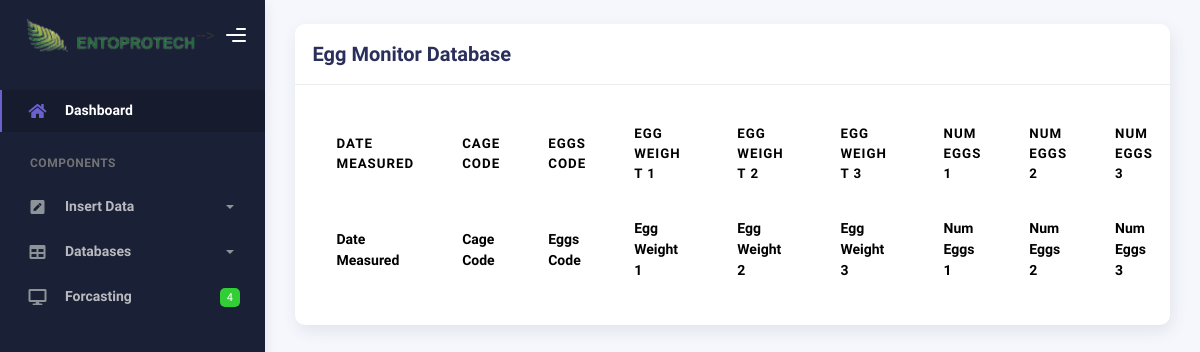
The app's page /table1, older data.
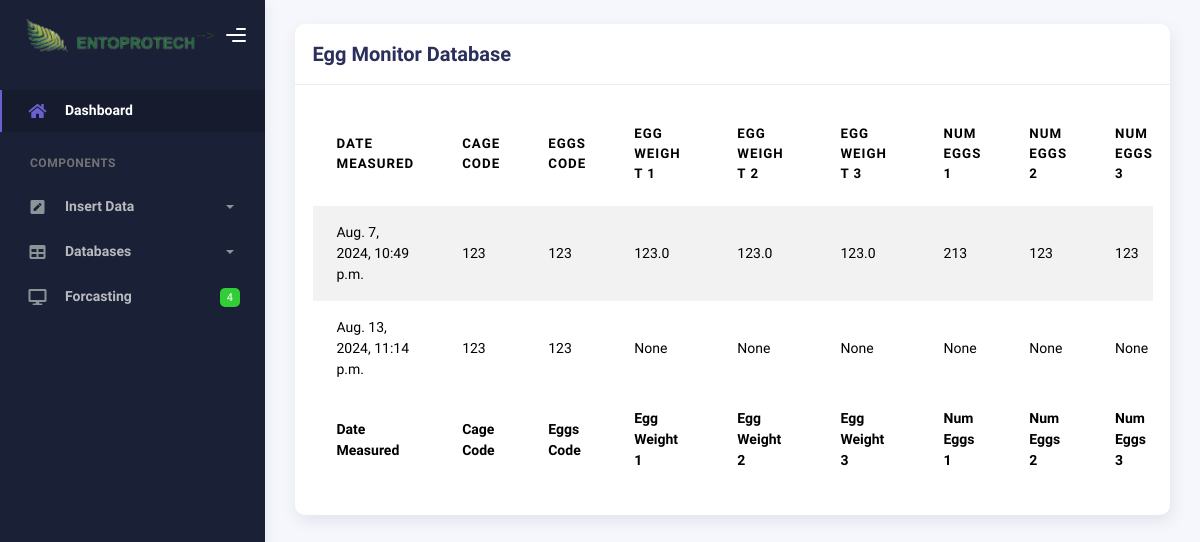
The same page, newer data.
### BFSapp/models.py (models this page shows)
class EggMonitor(models.Model):
    date_measure = models.DateTimeField()
    passed_hours = models.FloatField()
    cage_code = models.CharField(max_length=100)
    eggs_code = models.CharField(max_length=100)
    egg_weight_1 = models.FloatField(null=True, blank=True)
    egg_weight_2 = models.FloatField(null=True, blank=True)
    egg_weight_3 = models.FloatField(null=True, blank=True)
    num_eggs_1 = models.IntegerField(null=True, blank=True)
    num_eggs_2 = models.IntegerField(null=True, blank=True)
    num_eggs_3 = models.IntegerField(null=True, blank=True)
    avg_single_weight = models.FloatField(null=True, blank=True)
    rsd_single_weight = models.FloatField(null=True, blank=True)
    total_eggs_weight = models.IntegerField(null=True, blank=True)
    added_eggs = models.FloatField(null=True, blank=True)
    fertile_eggs_1 = models.IntegerField(null=True, blank=True)
    fertile_eggs_2 = models.IntegerField(null=True, blank=True)
    fertile_eggs_3 = models.IntegerField(null=True, blank=True)
    infertile_eggs_1 = models.IntegerField(null=True, blank=True)
    infertile_eggs_2 = models.IntegerField(null=True, blank=True)
    infertile_eggs_3 = models.IntegerField(null=True, blank=True)
    fertelity_percentage = models.FloatField(null=True, blank=True)
    rsd_fertelity_percentage = models.FloatField(null=True, blank=True)
    target_density = models.IntegerField(null=True, blank=True)
    amount_of_added_eggs = models.FloatField(null=True, blank=True)
    incubation_temp = models.CharField(max_length=50, null=True, blank=True)
    incubation_tube = models.CharField(max_length=50, null=True, blank=True)
    comments = models.CharField(max_length=50, null=True, blank=True)

### BFSapp/views.py (the view)
# urls.py: path("table1", views.get_table1, name="get_table1"),
def get_table1(request):
    all_eggs_monitors = EggMonitor.objects.all()
    data = []
    for item in all_eggs_monitors:
        row_dict = {
            'col1': item.date_measure,
            'col2': item.cage_code,
            'col3': item.eggs_code,
            'col4': item.egg_weight_1,
            'col5': item.egg_weight_2,
            'col6': item.egg_weight_3,
            'col7': item.num_eggs_1,
            'col8': item.num_eggs_2,
            'col9': item.num_eggs_3,
            'col10': item.avg_single_weight,
            'col11': item.rsd_single_weight,
            'col12': item.total_eggs_weight,
            'col13': item.added_eggs,
            'col14': item.fertile_eggs_1,
            'col15': item.fertile_eggs_2,
            'col16': item.fertile_eggs_3,
            'col17': item.infertile_eggs_1,
            'col18': item.infertile_eggs_2,
            'col19': item.infertile_eggs_3,
            'col20': item.fertelity_percentage,
            'col21': item.rsd_fertelity_percentage,
            'col22': item.target_density,
            'col23': item.amount_of_added_eggs,
            'col24': item.incubation_temp,
            'col25': item.incubation_tube,
            'col26': item.comments,
        }
        data.append(row_dict)
    return render(request, 'table1.html', {'data_from_server': data})

### BFSapp/templates/table1.html (shortened to what this page needs)
<!DOCTYPE html>
<html lang="en">
  <head>
    {% load static %}
  </head>
  <body>
    <div class="main-panel">
      <div class="page-inner">
        <div class="row">
          <div class="col-md-12">
            <div class="card">
              <div class="card-header">
                <h4 class="card-title">Egg Monitor Database</h4>
              </div>
              <div class="card-body">
                <div class="table-responsive">
                  <table
                    id="multi-filter-select"
                    class="display table table-striped table-hover"
                  >
                    <thead>
                      <tr>
                        <th>Date Measured</th>
                        <th>Cage Code</th>
                        <th>Eggs Code</th>
                        <th>Egg Weight 1</th>
                        <th>Egg Weight 2</th>
                        <th>Egg Weight 3</th>
                        <th>Num Eggs 1</th>
                        <th>Num Eggs 2</th>
                        <th>Num Eggs 3</th>
                      </tr>
                    </thead>
                    <tfoot>
                      <tr>
                        <th>Date Measured</th>
                        <th>Cage Code</th>
                        <th>Eggs Code</th>
                        <th>Egg Weight 1</th>
                        <th>Egg Weight 2</th>
                        <th>Egg Weight 3</th>
                        <th>Num Eggs 1</th>
                        <th>Num Eggs 2</th>
                        <th>Num Eggs 3</th>
                      </tr>
                    </tfoot>
                    <tbody>
                      {% for row in data_from_server %}
                      <tr>
                        <td>{{ row.col1 }}</td>
                        <td>{{ row.col2 }}</td>
                        <td>{{ row.col3 }}</td>
                        <td>{{ row.col4 }}</td>
                        <td>{{ row.col5 }}</td>
                        <td>{{ row.col6 }}</td>
                        <td>{{ row.col7 }}</td>
                        <td>{{ row.col8 }}</td>
                        <td>{{ row.col9 }}</td>
                      </tr>
                      {% endfor %}
                    </tbody>
                  </table>
                </div>
              </div>
            </div>
          </div>
        </div>
      </div>
    </div>
  </body>
  <link rel="stylesheet" href="{% static 'css/bootstrap.min.css' %}" />
  <link rel="stylesheet" href="{% static 'css/plugins.min.css' %}" />
  <link rel="stylesheet" href="{% static '/css/kaiadmin.min.css' %}" />
</html>

Row changes from the older to the newer data that the page shows:
added EggMonitor: col1 "Aug. 7, 2024, 10:49 p.m.", col2 "123", col3 "123", col4 "123.0", col5 "123.0", col6 "123.0"
added EggMonitor: col1 "Aug. 13, 2024, 11:14 p.m.", col2 "123", col3 "123"
Text that changed along with them:
new list line: "213 123 123"
new list line: "None None None None None None"
